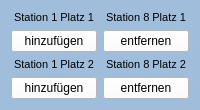
         <widget class="QWidget" name="tab">
          <property name="styleSheet">
           <string notr="true">background-color: rgb(160 ,190, 220);</string>
          </property>
          <attribute name="title">
           <string>Manual Control</string>
          </attribute>
          <layout class="QGridLayout" name="gridLayout">
           <item row="3" column="1">
            <widget class="QPushButton" name="S8P2weg">
             <property name="sizePolicy">
              <sizepolicy hsizetype="Minimum" vsizetype="MinimumExpanding">
               <horstretch>0</horstretch>
               <verstretch>0</verstretch>
              </sizepolicy>
             </property>
             <property name="styleSheet">
              <string notr="true">background-color: rgb(255 ,255, 255);</string>
             </property>
             <property name="text">
              <string>entfernen</string>
             </property>
            </widget>
           </item>
           <item row="1" column="0">
            <widget class="QPushButton" name="S1P1dazu">
             <property name="sizePolicy">
              <sizepolicy hsizetype="Minimum" vsizetype="MinimumExpanding">
               <horstretch>0</horstretch>
               <verstretch>0</verstretch>
              </sizepolicy>
             </property>
             <property name="styleSheet">
              <string notr="true">background-color: rgb(255 ,255, 255);</string>
             </property>
             <property name="text">
              <string>hinzufügen</string>
             </property>
            </widget>
           </item>
           <item row="1" column="1">
            <widget class="QPushButton" name="S8P1weg">
             <property name="sizePolicy">
              <sizepolicy hsizetype="Minimum" vsizetype="MinimumExpanding">
               <horstretch>0</horstretch>
               <verstretch>0</verstretch>
              </sizepolicy>
             </property>
             <property name="styleSheet">
              <string notr="true">background-color: rgb(255 ,255, 255);</string>
             </property>
             <property name="text">
              <string>entfernen</string>
             </property>
            </widget>
           </item>
           <item row="3" column="0">
            <widget class="QPushButton" name="S1P2dazu">
             <property name="sizePolicy">
              <sizepolicy hsizetype="Minimum" vsizetype="MinimumExpanding">
               <horstretch>0</horstretch>
               <verstretch>0</verstretch>
              </sizepolicy>
             </property>
             <property name="styleSheet">
              <string notr="true">background-color: rgb(255 ,255, 255);</string>
             </property>
             <property name="text">
              <string>hinzufügen</string>
             </property>
            </widget>
           </item>
           <item row="0" column="0">
            <widget class="QLabel" name="label_13">
             <property name="font">
              <font>
               <family>Arial</family>
               <pointsize>8</pointsize>
               <weight>50</weight>
               <italic>false</italic>
               <bold>false</bold>
              </font>
             </property>
             <property name="styleSheet">
              <string notr="true">background-color: rgb(160 ,190, 220);
font: 8pt &quot;Arial&quot;;</string>
             </property>
             <property name="text">
              <string>Station 1 Platz 1</string>
             </property>
             <property name="alignment">
              <set>Qt::AlignBottom|Qt::AlignHCenter</set>
             </property>
            </widget>
           </item>
           <item row="0" column="1">
            <widget class="QLabel" name="label_16">
             <property name="font">
              <font>
               <family>Arial</family>
               <pointsize>8</pointsize>
               <weight>50</weight>
               <italic>false</italic>
               <bold>false</bold>
              </font>
             </property>
             <property name="styleSheet">
              <string notr="true">background-color: rgb(160 ,190, 220);
font: 8pt &quot;Arial&quot;;</string>
             </property>
             <property name="text">
              <string>Station 8 Platz 1</string>
             </property>
             <property name="alignment">
              <set>Qt::AlignBottom|Qt::AlignHCenter</set>
             </property>
            </widget>
           </item>
           <item row="2" column="0">
            <widget class="QLabel" name="label_17">
             <property name="font">
              <font>
               <family>Arial</family>
               <pointsize>8</pointsize>
               <weight>50</weight>
               <italic>false</italic>
               <bold>false</bold>
              </font>
             </property>
             <property name="styleSheet">
              <string notr="true">background-color: rgb(160 ,190, 220);
font: 8pt &quot;Arial&quot;;</string>
             </property>
             <property name="text">
              <string>Station 1 Platz 2</string>
             </property>
             <property name="alignment">
              <set>Qt::AlignBottom|Qt::AlignHCenter</set>
             </property>
            </widget>
           </item>
           <item row="2" column="1">
            <widget class="QLabel" name="label_20">
             <property name="font">
              <font>
               <family>Arial</family>
               <pointsize>8</pointsize>
               <weight>50</weight>
               <italic>false</italic>
               <bold>false</bold>
              </font>
             </property>
             <property name="styleSheet">
              <string notr="true">background-color: rgb(160 ,190, 220);
font: 8pt &quot;Arial&quot;;</string>
             </property>
             <property name="text">
              <string>Station 8 Platz 2</string>
             </property>
             <property name="alignment">
              <set>Qt::AlignBottom|Qt::AlignHCenter</set>
             </property>
            </widget>
           </item>
          </layout>
         </widget>
